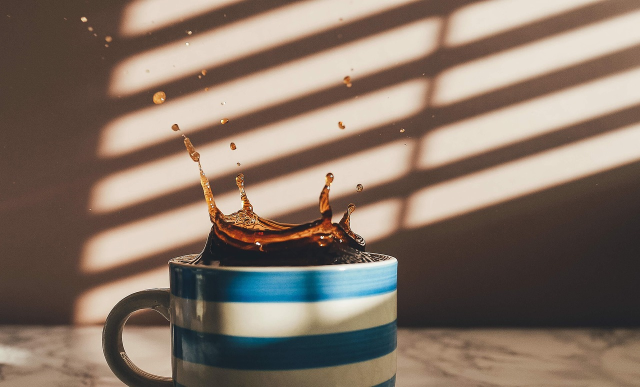
#> input picture assets/images/_downloads/black-coffee-1868462_1280.jpg, 1280 x 774 px (shown at 1/2 size); its folder holds 4 pictures in this run
$ python prepare-images.py
#> lines starting #> are read from the running program, lines starting #| are printed output that depends on the picture
#!/usr/bin/env python3
"""
Turn raw Pixabay downloads into the files the site expects.

You do not rename anything. Pixabay's own download filenames contain the photo
id — `coffee-grinder-8289194_1280.jpg` — and this script matches on that id,
crops to the right aspect ratio and writes the correctly named WebP file
into the right folder.

    1. Download the photos from the links in the spreadsheet (the "Download"
       button on each Pixabay page). Pick the largest size offered.
    2. Drop them, untouched, in assets/images/_downloads/
    3. python scripts/prepare-images.py

Run it as many times as you like — it only rewrites what it finds.
Add `--dry-run` to see what would happen without writing anything.
"""

from __future__ import annotations

import argparse
import re
import sys
from pathlib import Path

try:
    from PIL import Image
except ImportError:
    sys.exit("Pillow is missing.  pip install Pillow")

ROOT = Path(__file__).resolve().parent.parent
DOWNLOADS = ROOT / "assets" / "images" / "_downloads"
IMAGES = ROOT / "public" / "images"

BEANS = [
    "kirinyaga-ab",
    "finca-la-soledad",
    "sitio-boa-vista",
    "gesha-village",
    "el-diviso",
    "house-blend-no-4",
]

# Pixabay photo id -> list of (output path, target width, height, crop focus)
JOBS: dict[str, list[tuple[str, int, int, str]]] = {
    # --- editorial ------------------------------------------------------
    "867036":  [("editorial/about-roastery.webp", 1200, 1500, "center")],
    "867034":  [("editorial/about-roasting-floor.webp", 1200, 1500, "center")],
    "6959629": [("editorial/sourcing-at-origin.webp", 1200, 1500, "center")],
    "9135194": [("editorial/lane-coffee.webp", 1600, 1000, "center")],
    "7830087": [("editorial/home-hero.webp", 1400, 1750, "center")],
    # one file, two jobs — see the note this prints at the end
    "8289194": [
        ("editorial/lane-equipment.webp", 1600, 1000, "center"),
        ("equipment/atlas-e1-grinder-graphite.webp", 1400, 1400, "center"),
    ],
    # --- coffee gallery, reused across the lots --------------------------
    "3392168": [(f"coffee/{s}-beans.webp", 800, 800, "center") for s in BEANS],
    "1868462": [(f"coffee/{s}-brewed.webp", 800, 800, "center") for s in BEANS],
    "662737":  [(f"coffee/{s}-origin.webp", 800, 800, "center") for s in BEANS[:3]],
    "1548766": [(f"coffee/{s}-origin.webp", 800, 800, "center") for s in BEANS[3:]],
}

ID_IN_NAME = re.compile(r"(\d{5,9})")


def crop_to(img: Image.Image, w: int, h: int, focus: str) -> Image.Image:
    """Centre-crop to the target ratio, then resize. Never distorts."""
    target = w / h
    src = img.width / img.height

    if src > target:  # too wide — trim the sides
        new_w = round(img.height * target)
        left = (img.width - new_w) // 2
        box = (left, 0, left + new_w, img.height)
    else:  # too tall — trim top and bottom
        new_h = round(img.width / target)
        top = 0 if focus == "top" else (img.height - new_h) // 2
        box = (0, top, img.width, top + new_h)

    return img.crop(box).resize((w, h), Image.LANCZOS)


def main() -> int:
    parser = argparse.ArgumentParser()
    parser.add_argument("--dry-run", action="store_true")
    args = parser.parse_args()

    if not DOWNLOADS.exists():
        sys.exit(f"No such folder: {DOWNLOADS}")

    sources = [
        p for p in sorted(DOWNLOADS.iterdir())
        if p.suffix.lower() in {".jpg", ".jpeg", ".png", ".webp"}
    ]
    if not sources:
        print(f"Nothing to do — {DOWNLOADS} is empty.")
        print("Download the photos from the links in the image list and drop them here.")
        return 0

    written, skipped, small = 0, [], []

    for src in sources:
        ids = [i for i in ID_IN_NAME.findall(src.name) if i in JOBS]
        if not ids:
            skipped.append(src.name)
            continue

        photo_id = ids[0]
        with Image.open(src) as img:
#> img is the input picture: PIL image 1280x774 RGB; mean R, G, B 134.5, 117.4, 104.5
            img = img.convert("RGB")
            for rel, w, h, focus in JOBS[photo_id]:
                if img.width < w or img.height < h:
                    small.append(f"{src.name} is {img.width}×{img.height}, "
                                 f"{rel} wants {w}×{h} — download a larger size")
                out = IMAGES / rel
                print(f"{'would write' if args.dry_run else 'wrote'}  {rel:<44} "
                      f"({w}×{h})  from {src.name}")
                if not args.dry_run:
                    out.parent.mkdir(parents=True, exist_ok=True)
                    crop_to(img, w, h, focus).save(out, "WEBP", quality=82, method=6)
                written += 1
#> this loop made 6 passes
#> pass 1, in main, `crop_to(img, w, h, focus).save(out, "WEBP", quality=82, method=6)`:
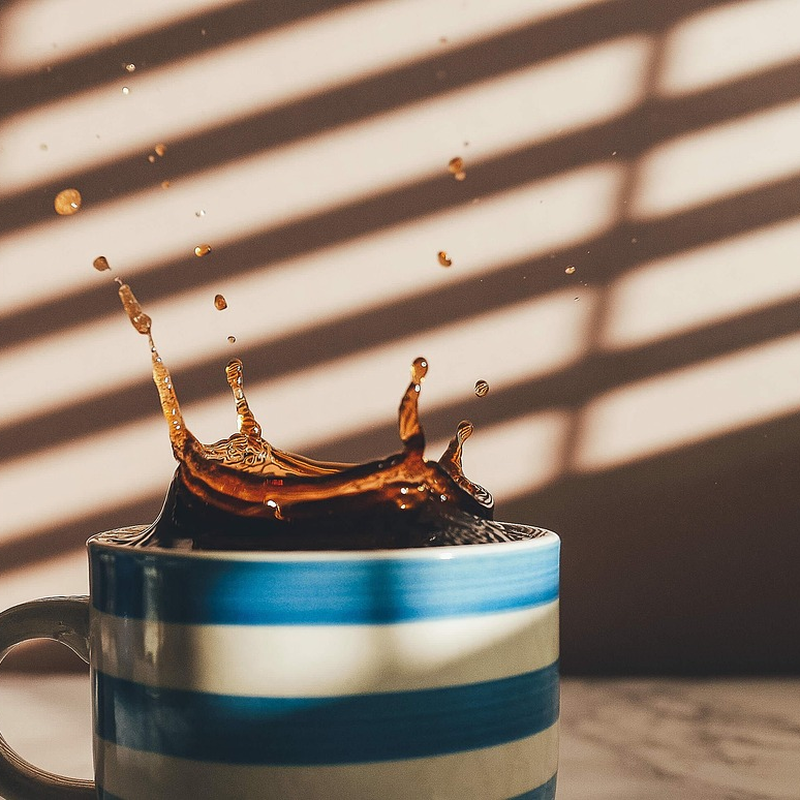
#> saved as kirinyaga-ab-brewed.webp: PIL image 800x800 RGB; mean R, G, B 144.1, 128.3, 115.3
#> after the loop, small = 6 items; written = 6
#> pass 2 of the loop in main, `for src in sources:`:
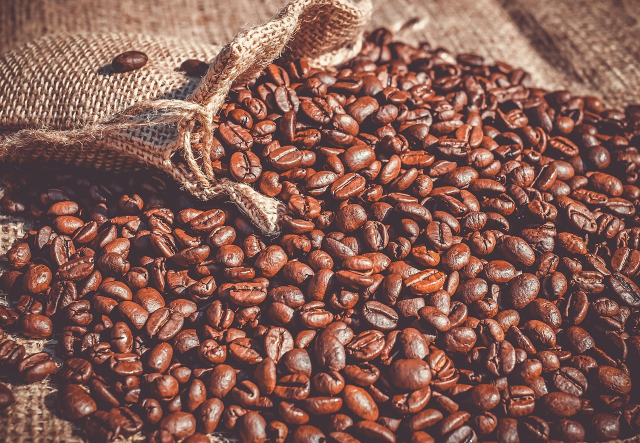
#> input picture assets/images/_downloads/coffee-3392168_1280.jpg, 1280 x 886 px (shown at 1/2 size)
#> in main, img is the input picture: PIL image 1280x886 RGB; mean R, G, B 134.4, 93.4, 83.7
#> the loop in main, `for rel, w, h, focus in JOBS[photo_id]:` made 6 passes
#> pass 1, in main, `crop_to(img, w, h, focus).save(out, "WEBP", quality=82, method=6)`:
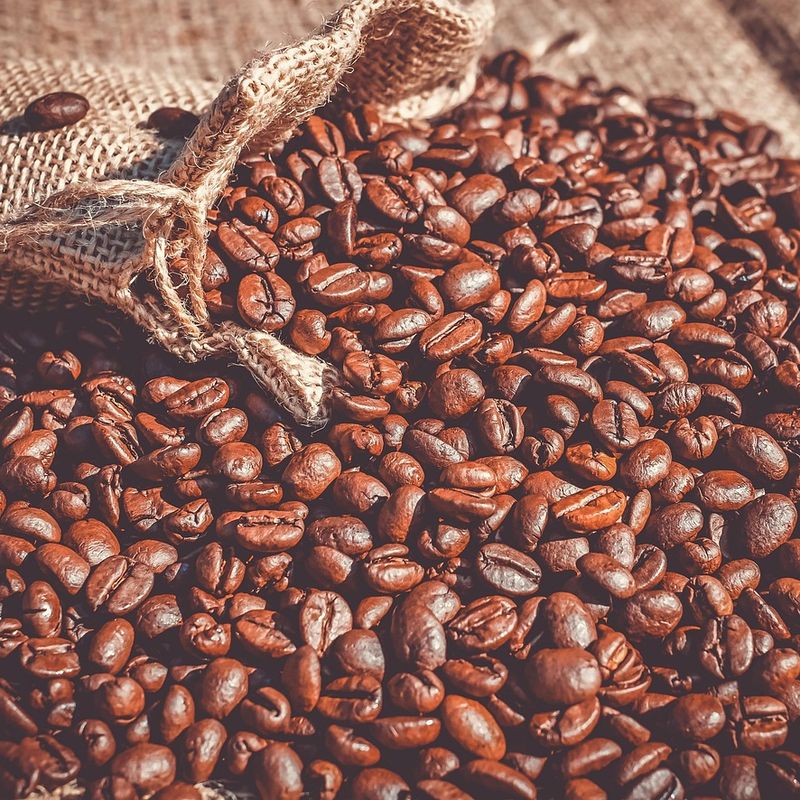
#> saved as kirinyaga-ab-beans.webp: PIL image 800x800 RGB; mean R, G, B 140.7, 97, 86.2
#> after the loop in main, `for rel, w, h, focus in JOBS[photo_id]:`: written = 12
#> pass 3 of the loop in main, `for src in sources:`:
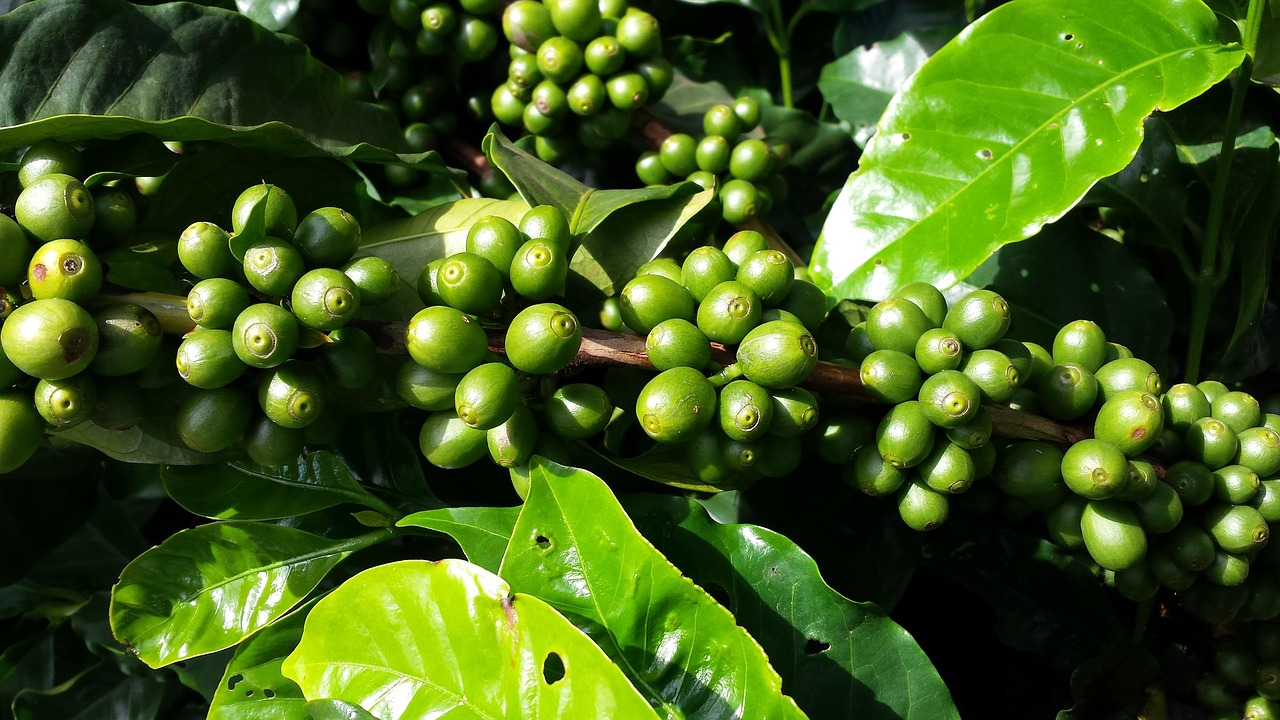
#> input picture assets/images/_downloads/coffee-662737_1280.jpg, 1280 x 720 px
#> in main, img is the input picture: PIL image 1280x720 RGB; mean R, G, B 65.4, 90.3, 27.7
#> the loop in main, `for rel, w, h, focus in JOBS[photo_id]:` made 3 passes
#> pass 1, in main, `crop_to(img, w, h, focus).save(out, "WEBP", quality=82, method=6)`:
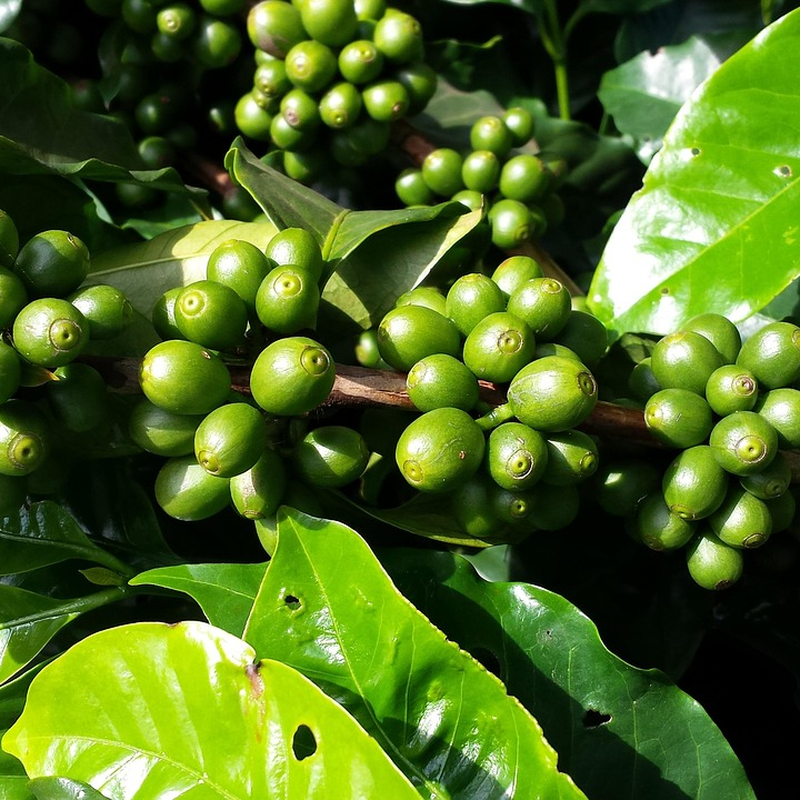
#> saved as kirinyaga-ab-origin.webp: PIL image 800x800 RGB; mean R, G, B 77.5, 105, 32.4
#> after the loop in main, `for rel, w, h, focus in JOBS[photo_id]:`: small = 9 items; written = 15
#> the loop made 4 passes; the first 3 are shown

    print()
    print(f"{written} file(s) {'planned' if args.dry_run else 'written'}.")

    if small:
        print("\nToo small:")
        for line in small:
            print(f"  ! {line}")

    if skipped:
        print("\nNo matching photo id in the filename, so ignored:")
        for name in skipped:
            print(f"  - {name}")
        print("  Keep Pixabay's original filename — the id in it is how this script matches.")

    print("\nStill missing after this: the 11 product packshots. Pixabay has no")
    print("unbranded coffee bags, no gooseneck kettles and no brewing scales.")
    print("See docs/IMAGES.md for the full list and the generation prompts.")

    return 0


if __name__ == "__main__":
    raise SystemExit(main())
#> (the program exits here)
